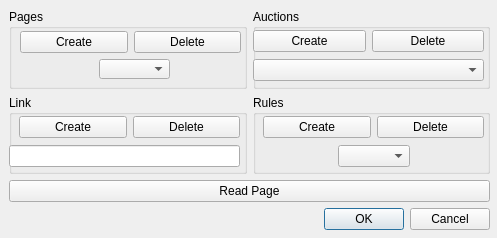
<?xml version="1.0" encoding="UTF-8"?>
<ui version="4.0">
 <class>CBiddingSystemDialog</class>
 <widget class="QDialog" name="CBiddingSystemDialog">
  <property name="geometry">
   <rect>
    <x>0</x>
    <y>0</y>
    <width>497</width>
    <height>238</height>
   </rect>
  </property>
  <property name="windowTitle">
   <string>Bidding System</string>
  </property>
  <widget class="QWidget" name="layoutWidget">
   <property name="geometry">
    <rect>
     <x>9</x>
     <y>9</y>
     <width>481</width>
     <height>221</height>
    </rect>
   </property>
   <layout class="QVBoxLayout" name="verticalLayout">
    <item>
     <layout class="QHBoxLayout" name="horizontalLayout_8">
      <item>
       <widget class="QGroupBox" name="pagesGroup">
        <property name="title">
         <string>Pages</string>
        </property>
        <widget class="QWidget" name="layoutWidget">
         <property name="geometry">
          <rect>
           <x>11</x>
           <y>21</y>
           <width>221</width>
           <height>25</height>
          </rect>
         </property>
         <layout class="QHBoxLayout" name="horizontalLayout_3">
          <item>
           <widget class="QPushButton" name="createPage">
            <property name="text">
             <string>Create</string>
            </property>
           </widget>
          </item>
          <item>
           <widget class="QPushButton" name="deletePage">
            <property name="text">
             <string>Delete</string>
            </property>
           </widget>
          </item>
         </layout>
        </widget>
        <widget class="QComboBox" name="pages">
         <property name="geometry">
          <rect>
           <x>90</x>
           <y>50</y>
           <width>71</width>
           <height>20</height>
          </rect>
         </property>
        </widget>
       </widget>
      </item>
      <item>
       <widget class="QGroupBox" name="auctionsGroup">
        <property name="title">
         <string>Auctions</string>
        </property>
        <widget class="QWidget" name="layoutWidget">
         <property name="geometry">
          <rect>
           <x>0</x>
           <y>20</y>
           <width>231</width>
           <height>55</height>
          </rect>
         </property>
         <layout class="QVBoxLayout" name="verticalLayout_2">
          <item>
           <layout class="QHBoxLayout" name="horizontalLayout">
            <item>
             <widget class="QPushButton" name="createAuction">
              <property name="text">
               <string>Create</string>
              </property>
             </widget>
            </item>
            <item>
             <widget class="QPushButton" name="deleteAuction">
              <property name="text">
               <string>Delete</string>
              </property>
             </widget>
            </item>
           </layout>
          </item>
          <item>
           <layout class="QHBoxLayout" name="horizontalLayout_5">
            <item>
             <widget class="QComboBox" name="auctions"/>
            </item>
           </layout>
          </item>
         </layout>
        </widget>
       </widget>
      </item>
     </layout>
    </item>
    <item>
     <layout class="QHBoxLayout" name="horizontalLayout_9">
      <item>
       <widget class="QGroupBox" name="linkGroup">
        <property name="title">
         <string>Link</string>
        </property>
        <widget class="QWidget" name="layoutWidget">
         <property name="geometry">
          <rect>
           <x>10</x>
           <y>20</y>
           <width>221</width>
           <height>25</height>
          </rect>
         </property>
         <layout class="QHBoxLayout" name="horizontalLayout_4">
          <item>
           <widget class="QPushButton" name="createLink">
            <property name="text">
             <string>Create</string>
            </property>
           </widget>
          </item>
          <item>
           <widget class="QPushButton" name="deleteLink">
            <property name="text">
             <string>Delete</string>
            </property>
           </widget>
          </item>
         </layout>
        </widget>
        <widget class="QWidget" name="layoutWidget">
         <property name="geometry">
          <rect>
           <x>0</x>
           <y>50</y>
           <width>231</width>
           <height>22</height>
          </rect>
         </property>
         <layout class="QHBoxLayout" name="horizontalLayout_7">
          <item>
           <widget class="QLineEdit" name="link">
            <property name="alignment">
             <set>Qt::AlignCenter</set>
            </property>
            <property name="readOnly">
             <bool>true</bool>
            </property>
           </widget>
          </item>
         </layout>
        </widget>
       </widget>
      </item>
      <item>
       <widget class="QGroupBox" name="rulesGroup">
        <property name="title">
         <string>Rules</string>
        </property>
        <widget class="QWidget" name="layoutWidget">
         <property name="geometry">
          <rect>
           <x>10</x>
           <y>20</y>
           <width>221</width>
           <height>55</height>
          </rect>
         </property>
         <layout class="QVBoxLayout" name="verticalLayout_3">
          <item>
           <layout class="QHBoxLayout" name="horizontalLayout_2">
            <item>
             <widget class="QPushButton" name="createRule">
              <property name="text">
               <string>Create</string>
              </property>
             </widget>
            </item>
            <item>
             <widget class="QPushButton" name="deleteRule">
              <property name="text">
               <string>Delete</string>
              </property>
             </widget>
            </item>
           </layout>
          </item>
          <item>
           <layout class="QHBoxLayout" name="horizontalLayout_6">
            <item>
             <spacer name="horizontalSpacer_5">
              <property name="orientation">
               <enum>Qt::Horizontal</enum>
              </property>
              <property name="sizeHint" stdset="0">
               <size>
                <width>40</width>
                <height>20</height>
               </size>
              </property>
             </spacer>
            </item>
            <item>
             <widget class="QComboBox" name="rules"/>
            </item>
            <item>
             <spacer name="horizontalSpacer_6">
              <property name="orientation">
               <enum>Qt::Horizontal</enum>
              </property>
              <property name="sizeHint" stdset="0">
               <size>
                <width>40</width>
                <height>20</height>
               </size>
              </property>
             </spacer>
            </item>
           </layout>
          </item>
         </layout>
        </widget>
       </widget>
      </item>
     </layout>
    </item>
    <item>
     <widget class="QPushButton" name="readPage">
      <property name="text">
       <string>Read Page</string>
      </property>
     </widget>
    </item>
    <item>
     <widget class="QDialogButtonBox" name="buttonBox">
      <property name="standardButtons">
       <set>QDialogButtonBox::Cancel|QDialogButtonBox::Ok</set>
      </property>
     </widget>
    </item>
   </layout>
  </widget>
 </widget>
 <resources/>
 <connections/>
</ui>
